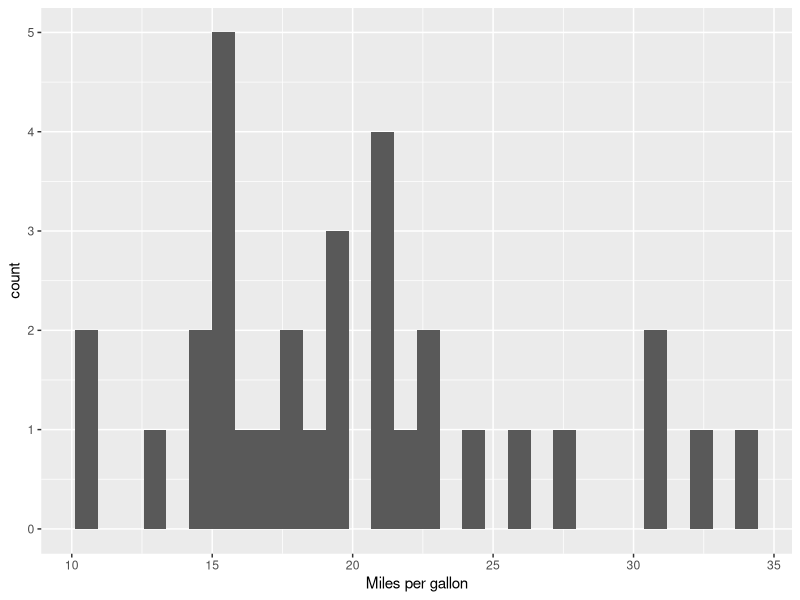
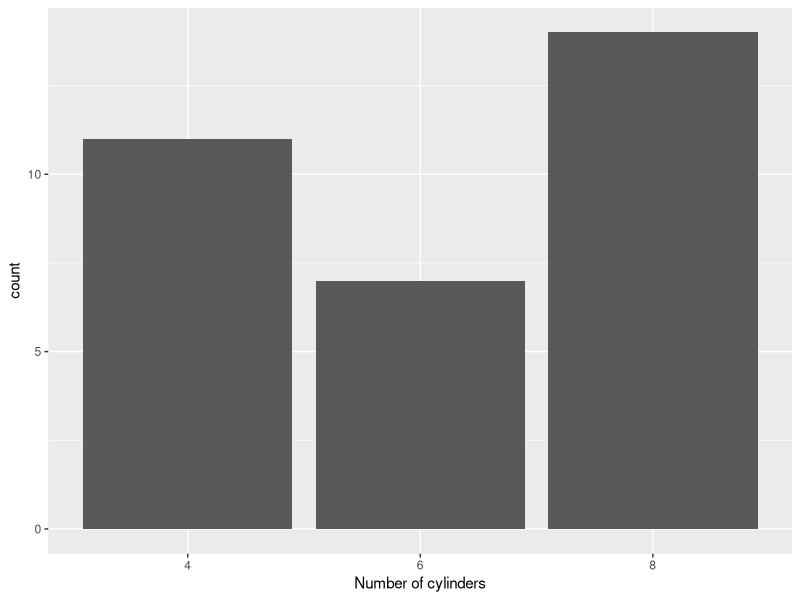
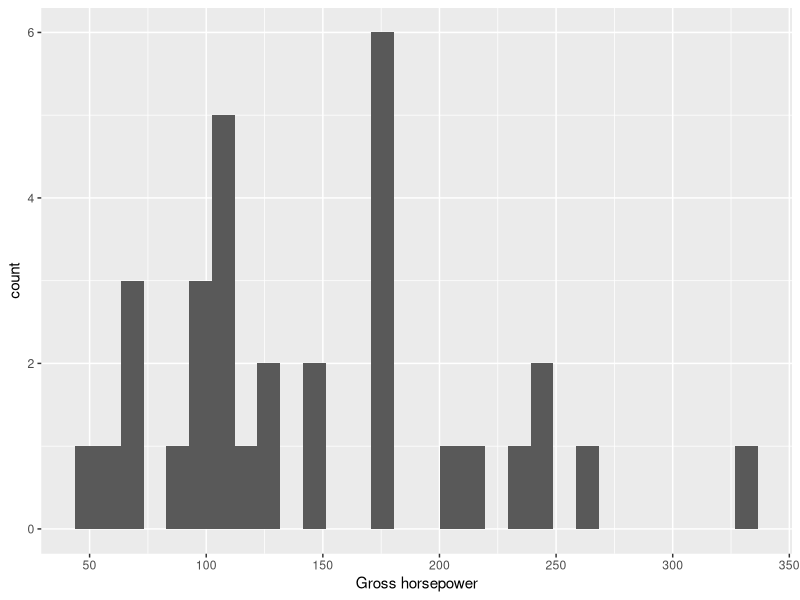
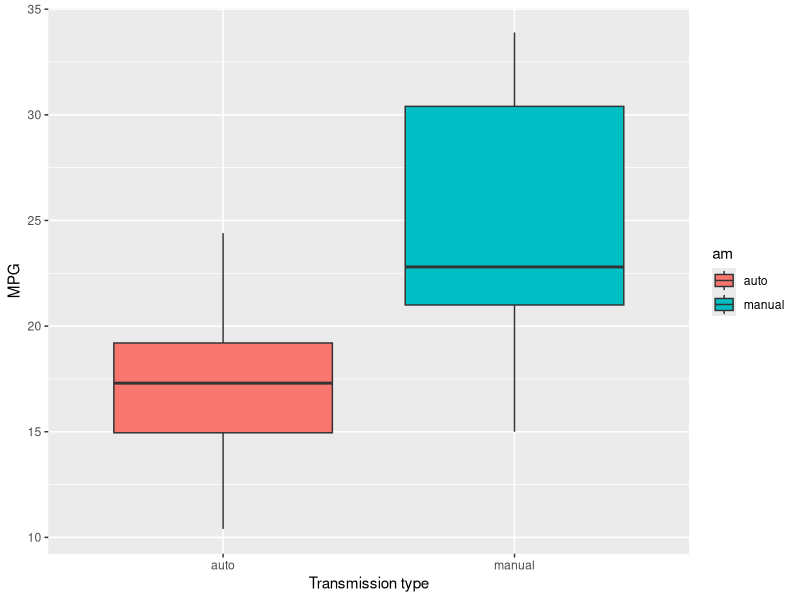

Write the R code that produced these figures, in order.
## ---- chunk 1
library(ggplot2)
## ---- chunk 2
library(datasets)
data(mtcars)
## ---- chunk 3
# factor some variables for convenience
mtcars$am <- factor(mtcars$am, labels = c("auto", "manual"))
mtcars$cyl <- factor(mtcars$cyl)
mtcars$vs <- factor(mtcars$vs)
mtcars$gear <- factor(mtcars$gear)
mtcars$carb <- factor(mtcars$carb)
## ---- chunk 4
head(mtcars)
summary(mtcars)
## ---- chunk 5
t.test(mpg ~ am, data = mtcars)
## ---- chunk 6
lin.model <- lm(mpg ~ am, data = mtcars)
summary(lin.model)
## ---- chunk 7
init.model <- lm(mpg ~ ., data = mtcars)
step.model <- step(init.model)
## ---- chunk 8
summary(step.model)
## ---- chunk 9
ggplot(aes(mpg), data = mtcars) + geom_histogram() + xlab("Miles per gallon")
ggplot(aes(cyl), data = mtcars) + geom_bar() + xlab("Number of cylinders")
ggplot(aes(hp), data = mtcars) + geom_histogram() + scale_x_continuous(labels = seq(0,350,50), breaks = seq(0,350,50)) + xlab("Gross horsepower")
## ---- chunk 10
# cor(mtcars)
## ---- chunk 11
ggplot(aes(am, mpg, fill=am), data = mtcars) + 
  geom_boxplot() + 
  ylab("MPG") + xlab("Transmission type") + 
  theme_update(legend.position=c(0.85, 0.15))
## ---- chunk 12
anova(lin.model, step.model)
